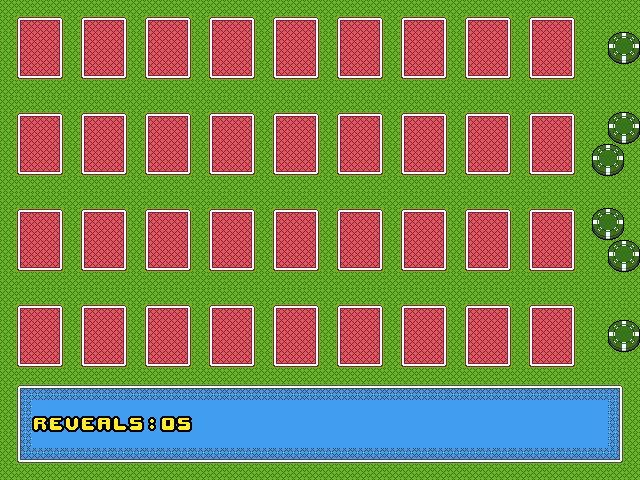

Tiled map render using the project's own tile images. Description and the whole map definition, tile-layer contents included, below:
An orthogonal 40x30 tile map with 16x16 px tiles, 2 tile layers (Tile Layer 0, Tile Layer 1).

<map version="1.10" tiledversion="1.11.2" orientation="orthogonal" renderorder="right-down" width="40" height="30" tilewidth="16" tileheight="16" infinite="0" nextlayerid="4" nextobjectid="1">
 <tileset firstgid="1" source="cards.tsx" />
 <layer id="1" name="Tile Layer 0" width="40" height="30" locked="1">
  <data encoding="csv">
33,33,33,33,33,33,33,33,33,33,33,33,33,33,33,33,33,33,33,33,33,33,33,33,33,33,33,33,33,33,33,33,33,33,33,33,33,33,33,33,
33,14,15,16,33,14,15,16,33,14,15,16,33,14,15,16,33,14,15,16,33,14,15,16,33,14,15,16,33,14,15,16,33,14,15,16,33,33,33,33,
33,30,31,32,33,30,31,32,33,30,31,32,33,30,31,32,33,30,31,32,33,30,31,32,33,30,31,32,33,30,31,32,33,30,31,32,33,33,33,33,
33,46,47,48,33,46,47,48,33,46,47,48,33,46,47,48,33,46,47,48,33,46,47,48,33,46,47,48,33,46,47,48,33,46,47,48,33,33,33,33,
33,62,63,64,33,62,63,64,33,62,63,64,33,62,63,64,33,62,63,64,33,62,63,64,33,62,63,64,33,62,63,64,33,62,63,64,33,33,33,33,
33,33,33,33,33,33,33,33,33,33,33,33,33,33,33,33,33,33,33,33,33,33,33,33,33,33,33,33,33,33,33,33,33,33,33,33,33,33,33,33,
33,33,33,33,33,33,33,33,33,33,33,33,33,33,33,33,33,33,33,33,33,33,33,33,33,33,33,33,33,33,33,33,33,33,33,33,33,33,33,33,
33,14,15,16,33,14,15,16,33,14,15,16,33,14,15,16,33,14,15,16,33,14,15,16,33,14,15,16,33,14,15,16,33,14,15,16,33,33,33,33,
33,30,31,32,33,30,31,32,33,30,31,32,33,30,31,32,33,30,31,32,33,30,31,32,33,30,31,32,33,30,31,32,33,30,31,32,33,33,33,33,
33,46,47,48,33,46,47,48,33,46,47,48,33,46,47,48,33,46,47,48,33,46,47,48,33,46,47,48,33,46,47,48,33,46,47,48,33,33,33,33,
33,62,63,64,33,62,63,64,33,62,63,64,33,62,63,64,33,62,63,64,33,62,63,64,33,62,63,64,33,62,63,64,33,62,63,64,33,33,33,33,
33,33,33,33,33,33,33,33,33,33,33,33,33,33,33,33,33,33,33,33,33,33,33,33,33,33,33,33,33,33,33,33,33,33,33,33,33,33,33,33,
33,33,33,33,33,33,33,33,33,33,33,33,33,33,33,33,33,33,33,33,33,33,33,33,33,33,33,33,33,33,33,33,33,33,33,33,33,33,33,33,
33,14,15,16,33,14,15,16,33,14,15,16,33,14,15,16,33,14,15,16,33,14,15,16,33,14,15,16,33,14,15,16,33,14,15,16,33,33,33,33,
33,30,31,32,33,30,31,32,33,30,31,32,33,30,31,32,33,30,31,32,33,30,31,32,33,30,31,32,33,30,31,32,33,30,31,32,33,33,33,33,
33,46,47,48,33,46,47,48,33,46,47,48,33,46,47,48,33,46,47,48,33,46,47,48,33,46,47,48,33,46,47,48,33,46,47,48,33,33,33,33,
33,62,63,64,33,62,63,64,33,62,63,64,33,62,63,64,33,62,63,64,33,62,63,64,33,62,63,64,33,62,63,64,33,62,63,64,33,33,33,33,
33,33,33,33,33,33,33,33,33,33,33,33,33,33,33,33,33,33,33,33,33,33,33,33,33,33,33,33,33,33,33,33,33,33,33,33,33,33,33,33,
33,33,33,33,33,33,33,33,33,33,33,33,33,33,33,33,33,33,33,33,33,33,33,33,33,33,33,33,33,33,33,33,33,33,33,33,33,33,33,33,
33,14,15,16,33,14,15,16,33,14,15,16,33,14,15,16,33,14,15,16,33,14,15,16,33,14,15,16,33,14,15,16,33,14,15,16,33,33,33,33,
33,30,31,32,33,30,31,32,33,30,31,32,33,30,31,32,33,30,31,32,33,30,31,32,33,30,31,32,33,30,31,32,33,30,31,32,33,33,33,33,
33,46,47,48,33,46,47,48,33,46,47,48,33,46,47,48,33,46,47,48,33,46,47,48,33,46,47,48,33,46,47,48,33,46,47,48,33,33,33,33,
33,62,63,64,33,62,63,64,33,62,63,64,33,62,63,64,33,62,63,64,33,62,63,64,33,62,63,64,33,62,63,64,33,62,63,64,33,33,33,33,
33,33,33,33,33,33,33,33,33,33,33,33,33,33,33,33,33,33,33,33,33,33,33,33,33,33,33,33,33,33,33,33,33,33,33,33,33,33,33,33,
33,107,108,108,108,108,108,108,108,108,108,108,108,108,108,108,108,108,108,108,108,108,108,108,108,108,108,108,108,108,108,108,108,108,108,108,108,108,109,33,
33,110,1,1,1,1,1,1,1,1,1,1,1,1,1,1,1,1,1,1,1,1,1,1,1,1,1,1,1,1,1,1,1,1,1,1,1,1,112,33,
33,110,1,1,1,1,1,1,1,1,1,1,1,1,1,1,1,1,1,1,1,1,1,1,1,1,1,1,1,1,1,1,1,1,1,1,1,1,112,33,
33,110,1,1,1,1,1,1,1,1,1,1,1,1,1,1,1,1,1,1,1,1,1,1,1,1,1,1,1,1,1,1,1,1,1,1,1,1,112,33,
33,113,114,114,114,114,114,114,114,114,114,114,114,114,114,114,114,114,114,114,114,114,114,114,114,114,114,114,114,114,114,114,114,114,114,114,114,114,115,33,
33,33,33,33,33,33,33,33,33,33,33,33,33,33,33,33,33,33,33,33,33,33,33,33,33,33,33,33,33,33,33,33,33,33,33,33,33,33,33,33
</data>
 </layer>
 <layer id="2" name="Tile Layer 1" width="40" height="30">
  <data encoding="csv">
0,0,0,0,0,0,0,0,0,0,0,0,0,0,0,0,0,0,0,0,0,0,0,0,0,0,0,0,0,0,0,0,0,0,0,0,0,0,0,0,
0,0,0,0,0,0,0,0,0,0,0,0,0,0,0,0,0,0,0,0,0,0,0,0,0,0,0,0,0,0,0,0,0,0,0,0,0,0,0,0,
0,0,0,0,0,0,0,0,0,0,0,0,0,0,0,0,0,0,0,0,0,0,0,0,0,0,0,0,0,0,0,0,0,0,0,0,0,0,12,13,
0,0,0,0,0,0,0,0,0,0,0,0,0,0,0,0,0,0,0,0,0,0,0,0,0,0,0,0,0,0,0,0,0,0,0,0,0,0,28,29,
0,0,0,0,0,0,0,0,0,0,0,0,0,0,0,0,0,0,0,0,0,0,0,0,0,0,0,0,0,0,0,0,0,0,0,0,0,0,0,0,
0,0,0,0,0,0,0,0,0,0,0,0,0,0,0,0,0,0,0,0,0,0,0,0,0,0,0,0,0,0,0,0,0,0,0,0,0,0,0,0,
0,0,0,0,0,0,0,0,0,0,0,0,0,0,0,0,0,0,0,0,0,0,0,0,0,0,0,0,0,0,0,0,0,0,0,0,0,0,0,0,
0,0,0,0,0,0,0,0,0,0,0,0,0,0,0,0,0,0,0,0,0,0,0,0,0,0,0,0,0,0,0,0,0,0,0,0,0,0,12,13,
0,0,0,0,0,0,0,0,0,0,0,0,0,0,0,0,0,0,0,0,0,0,0,0,0,0,0,0,0,0,0,0,0,0,0,0,0,0,28,29,
0,0,0,0,0,0,0,0,0,0,0,0,0,0,0,0,0,0,0,0,0,0,0,0,0,0,0,0,0,0,0,0,0,0,0,0,0,12,13,0,
0,0,0,0,0,0,0,0,0,0,0,0,0,0,0,0,0,0,0,0,0,0,0,0,0,0,0,0,0,0,0,0,0,0,0,0,0,28,29,0,
0,0,0,0,0,0,0,0,0,0,0,0,0,0,0,0,0,0,0,0,0,0,0,0,0,0,0,0,0,0,0,0,0,0,0,0,0,0,0,0,
0,0,0,0,0,0,0,0,0,0,0,0,0,0,0,0,0,0,0,0,0,0,0,0,0,0,0,0,0,0,0,0,0,0,0,0,0,0,0,0,
0,0,0,0,0,0,0,0,0,0,0,0,0,0,0,0,0,0,0,0,0,0,0,0,0,0,0,0,0,0,0,0,0,0,0,0,0,12,13,0,
0,0,0,0,0,0,0,0,0,0,0,0,0,0,0,0,0,0,0,0,0,0,0,0,0,0,0,0,0,0,0,0,0,0,0,0,0,28,29,0,
0,0,0,0,0,0,0,0,0,0,0,0,0,0,0,0,0,0,0,0,0,0,0,0,0,0,0,0,0,0,0,0,0,0,0,0,0,0,12,13,
0,0,0,0,0,0,0,0,0,0,0,0,0,0,0,0,0,0,0,0,0,0,0,0,0,0,0,0,0,0,0,0,0,0,0,0,0,0,28,29,
0,0,0,0,0,0,0,0,0,0,0,0,0,0,0,0,0,0,0,0,0,0,0,0,0,0,0,0,0,0,0,0,0,0,0,0,0,0,0,0,
0,0,0,0,0,0,0,0,0,0,0,0,0,0,0,0,0,0,0,0,0,0,0,0,0,0,0,0,0,0,0,0,0,0,0,0,0,0,0,0,
0,0,0,0,0,0,0,0,0,0,0,0,0,0,0,0,0,0,0,0,0,0,0,0,0,0,0,0,0,0,0,0,0,0,0,0,0,0,0,0,
0,0,0,0,0,0,0,0,0,0,0,0,0,0,0,0,0,0,0,0,0,0,0,0,0,0,0,0,0,0,0,0,0,0,0,0,0,0,12,13,
0,0,0,0,0,0,0,0,0,0,0,0,0,0,0,0,0,0,0,0,0,0,0,0,0,0,0,0,0,0,0,0,0,0,0,0,0,0,28,29,
0,0,0,0,0,0,0,0,0,0,0,0,0,0,0,0,0,0,0,0,0,0,0,0,0,0,0,0,0,0,0,0,0,0,0,0,0,0,0,0,
0,0,0,0,0,0,0,0,0,0,0,0,0,0,0,0,0,0,0,0,0,0,0,0,0,0,0,0,0,0,0,0,0,0,0,0,0,0,0,0,
0,0,0,0,0,0,0,0,0,0,0,0,0,0,0,0,0,0,0,0,0,0,0,0,0,0,0,0,0,0,0,0,0,0,0,0,0,0,0,0,
0,0,0,0,0,0,0,0,0,0,0,0,0,0,0,0,0,0,0,0,0,0,0,0,0,0,0,0,0,0,0,0,0,0,0,0,0,0,0,0,
0,0,98,85,102,85,81,92,99,78,116,121,0,0,0,0,0,0,0,0,0,0,0,0,0,0,0,0,0,0,0,0,0,0,0,0,0,0,0,0,
0,0,0,0,0,0,0,0,0,0,0,0,0,0,0,0,0,0,0,0,0,0,0,0,0,0,0,0,0,0,0,0,0,0,0,0,0,0,0,0,
0,0,0,0,0,0,0,0,0,0,0,0,0,0,0,0,0,0,0,0,0,0,0,0,0,0,0,0,0,0,0,0,0,0,0,0,0,0,0,0,
0,0,0,0,0,0,0,0,0,0,0,0,0,0,0,0,0,0,0,0,0,0,0,0,0,0,0,0,0,0,0,0,0,0,0,0,0,0,0,0
</data>
 </layer>
</map>
